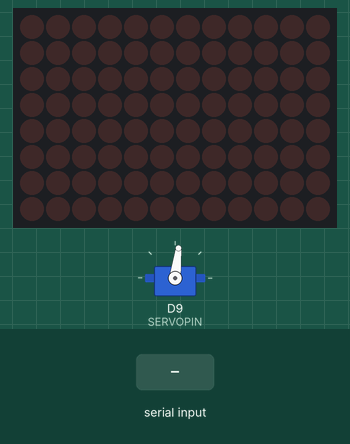
Simulated run of this sketch. Board: Arduino Uno R4 WiFi. Parts: 12×8 LED matrix, servo. The test bench sets the inputs (shaded band).

Above: at 1.2 s.
1.3 s: "30,150\n" received over Serial
At 2.3 s:
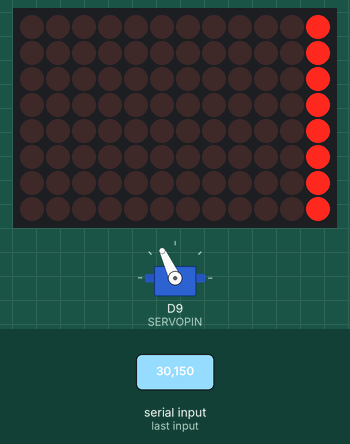
3.4 s: "90,45\n" received over Serial
At 5.3 s:
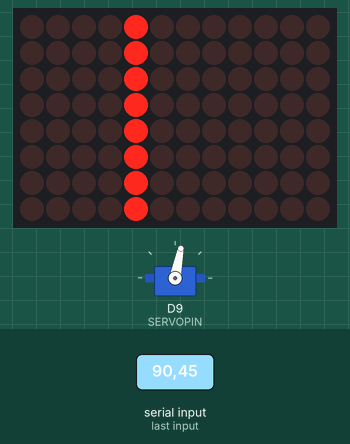
5.6 s: "5\n" received over Serial
At 7.0 s:
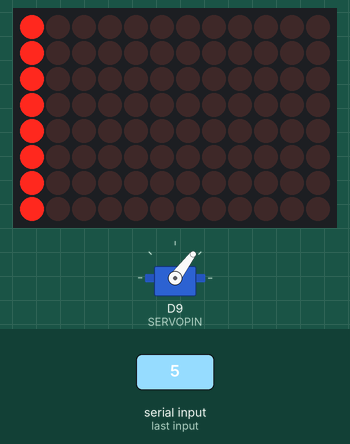
7.6 s: "90\n" received over Serial
At 9.2 s:
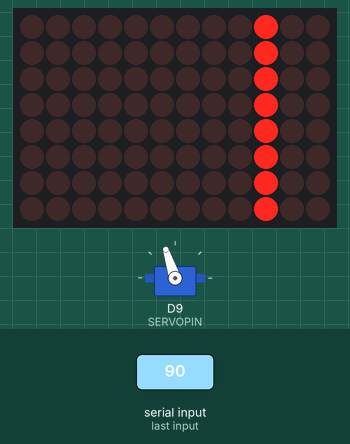
Timing chart, 0 to 10.7 s (numbered marks = the images above; inputs shaded):
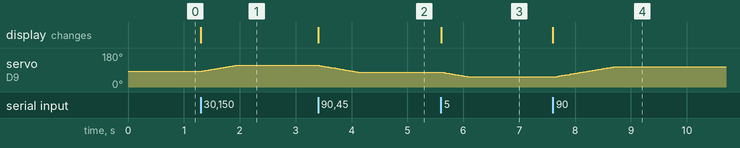

Measured:
- after the input at 1.3 s, servo on D9 (SERVOPIN): moves from 83° to 115° over 0.63 s, starting at once; the display: changes at once (image 1)
- after the input at 3.4 s, servo on D9 (SERVOPIN): moves from 115° to 79° over 0.71 s, starting at once; the display: changes at once (image 2)
- after the input at 5.6 s, servo on D9 (SERVOPIN): moves from 79° to 53° over 0.51 s, starting at once; the display: changes at once (image 3)
- after the input at 7.6 s, the display: changes at once (image 4)

The sketch:

teschi1.ino
```cpp
#include <Servo.h>
#include "Arduino_LED_Matrix.h"

#define SERVOPIN 9
#define MAXVAL 115   // BORDO MASSIMO A DESTRA
#define MINSN 50     // BORDO MASSIMO A SINISTRA
#define STARTVAL 83  // VALORE DI PARTENZA E DI RIPOSO (DOPO 5 SECONDI DI ASSENZA DI SEGNALE)

Servo myservo;  // oggetto Servo

ArduinoLEDMatrix matrix;

// matrice 8x12
byte frame[8][12] = {
  {0,0,0,0,0,0,0,0, 0,0,0,0},
  {0,0,0,0,0,0,0,0, 0,0,0,0},
  {0,0,0,0,0,0,0,0, 0,0,0,0},
  {0,0,0,0,0,0,0,0, 0,0,0,0},
  {0,0,0,0,0,0,0,0, 0,0,0,0},
  {0,0,0,0,0,0,0,0, 0,0,0,0},
  {0,0,0,0,0,0,0,0, 0,0,0,0},
  {0,0,0,0,0,0,0,0, 0,0,0,0}
};

unsigned long lastReceive = 0;    // millis() dell’ultimo valore ricevuto

unsigned long lastServoUpdate = 0;
const unsigned long servoUpdateInterval = 20;  // aggiornamento ogni 20ms per lo smoothing

// Parametri del servo (range e posizione di riposo)
const int servoMin = MINSN;    // 50
const int servoMax = MAXVAL;   // 115
const int servoRest = STARTVAL; // 83

int currentAngle = servoRest;  // angolo attuale
int targetAngle = servoRest;   // angolo obiettivo

void setup() {
  Serial.begin(115200);

  matrix.begin();
  clearDisplay();
  matrix.renderBitmap(frame, 8, 12);

  myservo.attach(SERVOPIN);
  myservo.write(currentAngle);
}

void loop() {
  // Ricezione segnale via seriale (0-100)
  if (Serial.available() > 0) {
    int val = Serial.parseInt();
    if (Serial.read() == '\n') {
      lastReceive = millis();

      // Mappatura per la matrice LED (0..100 --> colonna 0..11)
      int col = map(val, 0, 100, 0, 11);
      col = constrain(col, 0, 11);
      showSingleColumn(col);

      // Mappatura lineare del valore (0..100 --> servoMin..servoMax)
      targetAngle = map(val, 0, 100, servoMin, servoMax);
      targetAngle = constrain(targetAngle, servoMin, servoMax);
    }
  }

  // Se non arriva segnale per più di 5 secondi, torna al valore di riposo
  if (millis() - lastReceive > 5000) {
    targetAngle = servoRest;
  }

  // Smoothing: aggiorna gradualmente il servo verso targetAngle
  if (millis() - lastServoUpdate >= servoUpdateInterval) {
    lastServoUpdate = millis();
    if (currentAngle < targetAngle) {
      currentAngle++;
    } else if (currentAngle > targetAngle) {
      currentAngle--;
    }
    myservo.write(currentAngle);
  }
}

void showSingleColumn(int col) {
  clearDisplay();
  for (int row = 0; row < 8; row++) {
    frame[row][col] = 1;
  }
  matrix.renderBitmap(frame, 8, 12);
}

void fillDisplay(byte val) {
  for (int i = 0; i < 8; i++) {
    for (int j = 0; j < 12; j++) {
      frame[i][j] = val;
    }
  }
}

void clearDisplay() {
  fillDisplay(0);
}
```
